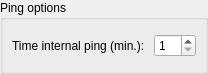
<ui version="4.0" >
 <class>InternalPingValue</class>
 <widget class="QWidget" name="InternalPingValue" >
  <property name="geometry" >
   <rect>
    <x>0</x>
    <y>0</y>
    <width>208</width>
    <height>74</height>
   </rect>
  </property>
  <property name="windowTitle" >
   <string>Form</string>
  </property>
  <layout class="QHBoxLayout" name="horizontalLayout_2" >
   <property name="spacing" >
    <number>0</number>
   </property>
   <property name="margin" >
    <number>0</number>
   </property>
   <item>
    <widget class="QGroupBox" name="groupBox" >
     <property name="title" >
      <string>Ping options</string>
     </property>
     <layout class="QHBoxLayout" name="horizontalLayout" >
      <item>
       <widget class="QLabel" name="label" >
        <property name="text" >
         <string>Time internal ping (min.): </string>
        </property>
       </widget>
      </item>
      <item>
       <widget class="QSpinBox" name="interval" >
        <property name="minimum" >
         <number>1</number>
        </property>
        <property name="maximum" >
         <number>30</number>
        </property>
       </widget>
      </item>
     </layout>
    </widget>
   </item>
  </layout>
 </widget>
 <resources/>
 <connections>
  <connection>
   <sender>interval</sender>
   <signal>valueChanged(int)</signal>
   <receiver>InternalPingValue</receiver>
   <slot>publishPingInterval(int)</slot>
   <hints>
    <hint type="sourcelabel" >
     <x>159</x>
     <y>45</y>
    </hint>
    <hint type="destinationlabel" >
     <x>183</x>
     <y>-21</y>
    </hint>
   </hints>
  </connection>
 </connections>
 <slots>
  <slot>publishPingInterval(int)</slot>
 </slots>
</ui>
